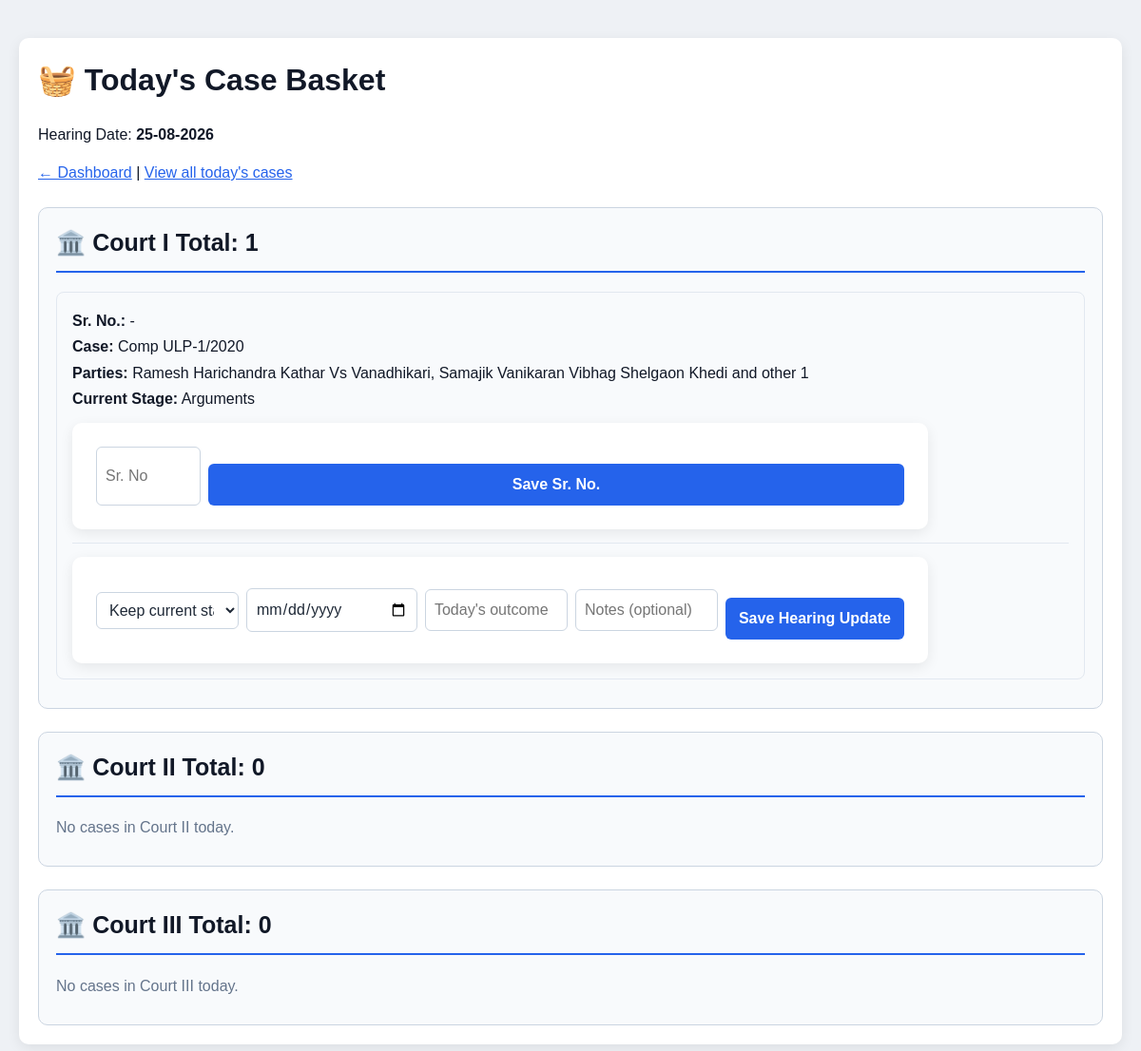
Page /today-cases (signed in) on the committed database.
### app.py (models this page shows)
class Case(db.Model):
    id = db.Column(
        db.Integer,
        primary_key=True
    )
    case_no = db.Column(
        db.String(100),
        nullable=False
    )
    crn_no = db.Column(
        db.String(100),
        nullable=True
    )
    advocate_name = db.Column(
        db.String(200),
        nullable=True
    )
    case_disposed = db.Column(
        db.String(20),
        nullable=True,
        default="No"
    )
    court_no = db.Column(
        db.Integer,
        nullable=False
    )
    parties = db.Column(
        db.String(200),
        nullable=False
    )
    case_stage = db.Column(
        db.String(100),
        nullable=False
    )
    case_stage_other = db.Column(
        db.String(200),
        nullable=True
    )
    next_hearing_date = db.Column(
        db.Date,
        nullable=True
    )
    decision_date = db.Column(
        db.Date,
        nullable=True
    )
    today_serial_no = db.Column(
        db.Integer,
        nullable=True
    )
    hearings = db.relationship(
        "Hearing",
        backref="case",
        lazy=True,
        cascade="all, delete-orphan"
    )
    evidences = db.relationship(
        "Evidence",
        backref="case",
        lazy=True,
        cascade="all, delete-orphan"
    )

### app.py (the view)
@app.route("/today-cases")
@login_required
def today_cases():
    today = date.today()
    cases = Case.query.filter(
        Case.next_hearing_date == today
    ).order_by(
        Case.court_no,
        Case.today_serial_no.is_(None),
        Case.today_serial_no,
        Case.id
    ).all()
    court_1_cases = [case for case in cases if case.court_no == 1]
    court_2_cases = [case for case in cases if case.court_no == 2]
    court_3_cases = [case for case in cases if case.court_no == 3]
    return render_template(
        "today_cases.html",
        cases=cases,
        court_1_cases=court_1_cases,
        court_2_cases=court_2_cases,
        court_3_cases=court_3_cases,
        court_1_count=len(court_1_cases),
        court_2_count=len(court_2_cases),
        court_3_count=len(court_3_cases),
        today=today
    )

### app.py (called while the page is built, shortened)
def login_required(view):
    @wraps(view)
    def wrapped_view(*args, **kwargs):
        return view(*args, **kwargs)
    return wrapped_view

### templates/today_cases.html (shortened to what this page needs)
<!DOCTYPE html>
<html lang="en">
<head>
    <link rel="stylesheet" href="{{ url_for('static', filename='style.css') }}">
</head>
<body>
<div class="container">
    <div class="today-box">
        <h1>🧺 Today's Case Basket</h1>
        <p>Hearing Date: <strong>{{ today.strftime('%d-%m-%Y') }}</strong></p>
        <p><a href="/">← Dashboard</a> | <a href="/cases?hearing_status=today">View all today's cases</a></p>
        {% if cases %}
        <section class="court-section">
            <h2>🏛️ Court I <span class="count-badge">Total: {{ court_1_count }}</span></h2>
            {% if court_1_cases %}
                {% for case in court_1_cases %}
                <div class="case-card">
                    <div class="case-meta">
                        <strong>Sr. No.:</strong> {{ case.today_serial_no or '-' }}<br>
                        <strong>Case:</strong> {{ case.case_no }}<br>
                        <strong>Parties:</strong> {{ case.parties }}<br>
                        <strong>Current Stage:</strong> {{ case.case_stage }}
                    </div>
                    <form class="serial-form" method="POST" action="/case/{{ case.id }}/update-today-case">
                        <input type="number" name="today_serial_no" min="1" placeholder="Sr. No" value="{{ case.today_serial_no or '' }}">
                        <button type="submit">Save Sr. No.</button>
                    </form>
                    <hr class="divider">
                    <form class="hearing-form" method="POST" action="/case/{{ case.id }}/update-today-case">
                        <select name="case_stage">
                            <option value="">Keep current stage</option>
                        </select>
                        <input type="date" name="next_hearing_date">
                        <input type="text" name="outcome" placeholder="Today's outcome">
                        <input type="text" name="notes" placeholder="Notes (optional)">
                        <button type="submit">Save Hearing Update</button>
                    </form>
                </div>
                {% endfor %}
            {% else %}
                <p class="no-cases">No cases in Court I today.</p>
            {% endif %}
        </section>
        <section class="court-section">
            <h2>🏛️ Court II <span class="count-badge">Total: {{ court_2_count }}</span></h2>
            {% if court_2_cases %}
                {% for case in court_2_cases %}
                <div class="case-card">
                    <div class="case-meta">
                        <strong>Sr. No.:</strong> {{ case.today_serial_no or '-' }}<br>
                        <strong>Case:</strong> {{ case.case_no }}<br>
                        <strong>Parties:</strong> {{ case.parties }}<br>
                        <strong>Current Stage:</strong> {{ case.case_stage }}
                    </div>
                    <form class="serial-form" method="POST" action="/case/{{ case.id }}/update-today-case">
                        <input type="number" name="today_serial_no" min="1" placeholder="Sr. No" value="{{ case.today_serial_no or '' }}">
                        <button type="submit">Save Sr. No.</button>
                    </form>
                    <hr class="divider">
                    <form class="hearing-form" method="POST" action="/case/{{ case.id }}/update-today-case">
                        <input type="hidden" name="today_serial_no" value="{{ case.today_serial_no or '' }}">
                        <select name="case_stage">
                            <option value="">Keep current stage</option>
                            {% for stage in ['Notice','Admission','Hearing','Evidence','Cross Examination','Arguments','Final Arguments','Final Hearing','Judgment','Order'] %}
                            <option value="{{ stage }}">{{ stage }}</option>
                            {% endfor %}
                        </select>
                        <input type="date" name="next_hearing_date">
                        <input type="text" name="outcome" placeholder="Today's outcome">
                        <input type="text" name="notes" placeholder="Notes (optional)">
                        <button type="submit">Save Hearing Update</button>
                    </form>
                </div>
                {% endfor %}
            {% else %}
                <p class="no-cases">No cases in Court II today.</p>
            {% endif %}
        </section>
        <section class="court-section">
            <h2>🏛️ Court III <span class="count-badge">Total: {{ court_3_count }}</span></h2>
            {% if court_3_cases %}
                {% for case in court_3_cases %}
                <div class="case-card">
                    <div class="case-meta">
                        <strong>Sr. No.:</strong> {{ case.today_serial_no or '-' }}<br>
                        <strong>Case:</strong> {{ case.case_no }}<br>
                        <strong>Parties:</strong> {{ case.parties }}<br>
                        <strong>Current Stage:</strong> {{ case.case_stage }}
                    </div>
                    <form class="serial-form" method="POST" action="/case/{{ case.id }}/update-today-case">
                        <input type="number" name="today_serial_no" min="1" placeholder="Sr. No" value="{{ case.today_serial_no or '' }}">
                        <button type="submit">Save Sr. No.</button>
                    </form>
                    <hr class="divider">
                    <form class="hearing-form" method="POST" action="/case/{{ case.id }}/update-today-case">
                        <input type="hidden" name="today_serial_no" value="{{ case.today_serial_no or '' }}">
                        <select name="case_stage">
                            <option value="">Keep current stage</option>
                            {% for stage in ['Notice','Admission','Hearing','Evidence','Cross Examination','Arguments','Final Arguments','Final Hearing','Judgment','Order'] %}
                            <option value="{{ stage }}">{{ stage }}</option>
                            {% endfor %}
                        </select>
                        <input type="date" name="next_hearing_date">
                        <input type="text" name="outcome" placeholder="Today's outcome">
                        <input type="text" name="notes" placeholder="Notes (optional)">
                        <button type="submit">Save Hearing Update</button>
                    </form>
                </div>
                {% endfor %}
            {% else %}
                <p class="no-cases">No cases in Court III today.</p>
            {% endif %}
        </section>
        {% else %}
            <p>✅ No hearings scheduled for today.</p>
        {% endif %}
    </div>
</div>
</body>
</html>

### static/style.css (style rules this page uses)
:root { --primary: #2563eb; --primary-dark: #1d4ed8; --success: #15803d; --danger: #dc2626; --warning: #b45309; --bg: #f4f6f8; --surface: #ffffff; --text: #1f2937; --muted: #6b7280; --border: #d1d5db; --shadow: 0 4px 14px rgba(0, 0, 0, 0.08); --radius: 10px; }
* { box-sizing: border-box; }
html { -webkit-text-size-adjust: 100%; }
body { margin: 0; padding: 20px; min-height: 100vh; font-family: Arial, sans-serif; background: var(--bg); color: var(--text); line-height: 1.5; }
.container { width: min(100%, 1200px); margin: 0 auto; }
h1, h2, h3, p { overflow-wrap: anywhere; }
h1 { margin: 0 0 22px; font-size: clamp(24px, 4vw, 32px); }
h2 { margin-top: 28px; font-size: clamp(20px, 3vw, 25px); }
form { width: 100%; max-width: 900px; background: var(--surface); padding: 25px; border-radius: var(--radius); box-shadow: var(--shadow); }
input, select, textarea { width: 100%; min-width: 0; padding: 12px 14px; font: inherit; font-size: 16px; color: var(--text); background: #fff; border: 1px solid var(--border); border-radius: 7px; }
button, .btn { display: inline-flex; align-items: center; justify-content: center; min-height: 44px; margin-top: 18px; padding: 11px 18px; font: inherit; font-weight: 600; border: none; border-radius: 7px; cursor: pointer; background: var(--primary); color: #fff; text-decoration: none; transition: background 0.2s ease, transform 0.1s ease; }
a { color: var(--primary); }
body { background: #eef1f5 !important; color: #111827 !important; font-family: Arial, Helvetica, sans-serif; }
.container { background: transparent !important; }

### templates/today_cases.html (style rules this page uses)
.today-box { background:#fff; padding:20px; border-radius:10px; box-shadow:0 4px 14px rgba(0,0,0,.08); margin:20px auto; }
.case-card { border:1px solid #e2e8f0; padding:16px; margin:12px 0; border-radius:8px; }
.case-meta { margin-bottom:12px; line-height:1.7; }
.serial-form { display:grid; grid-template-columns:110px auto; gap:8px; margin-bottom:12px; }
.hearing-form { display:grid; grid-template-columns:1fr 180px 1fr 1fr auto; gap:8px; align-items:center; }
input, select { padding:9px; border:1px solid #cbd5e1; border-radius:6px; min-width:0; }
button { padding:10px 14px; border:0; border-radius:6px; background:#2563eb; color:#fff; cursor:pointer; font-weight:600; }
.divider { border:0; border-top:1px solid #e2e8f0; margin:14px 0; }
.court-section { margin-top:24px; padding:18px; border:1px solid #cbd5e1; border-radius:10px; background:#f8fafc; }
.court-section h2 { margin-top:0; padding-bottom:10px; border-bottom:2px solid #2563eb; }
.no-cases { margin:10px 0; color:#64748b; }

### rows in the picture
Case: today_serial_no "-", case_no "Comp ULP-1/2020", parties "Ramesh Harichandra Kathar Vs Vanadhikari, Samajik Vanikaran Vibhag Shelgaon Khedi and other 1", case_stage "Arguments"

### other values in the picture
{{ court_1_count }} "1"
{{ court_2_count }} "0"
{{ court_3_count }} "0"
